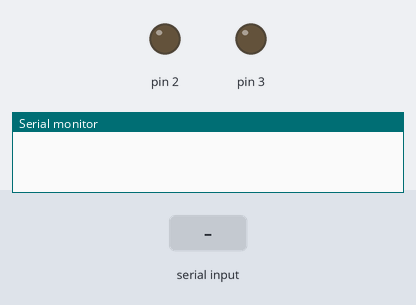
The sketch below on a simulated Arduino Uno, built with avr-gcc and run on an emulated ATmega328P. Shown: output pins drawn as LEDs (lit = HIGH), the last lines printed to the serial monitor. The inputs (shaded band) are chosen by the test bench.

Above: at 1.2 s.
1.3 s: "R" received over Serial
At 2.5 s:
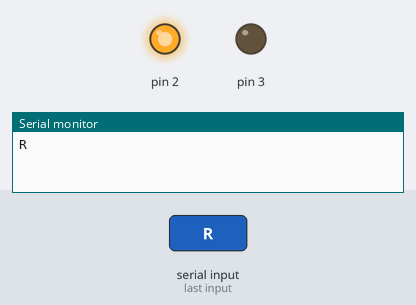
2.8 s: "G" received over Serial
At 3.9 s:
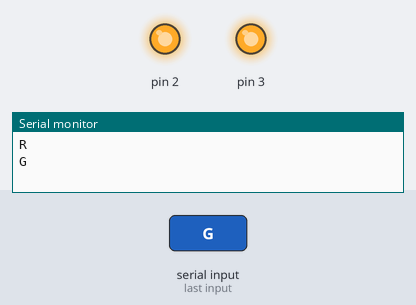
4.3 s: "r" received over Serial
At 5.0 s:
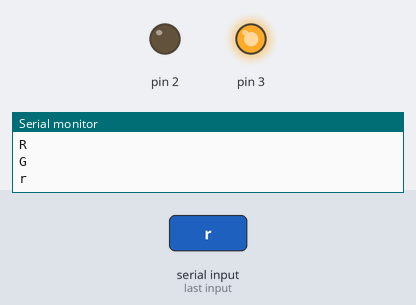
Timing chart, 0 to 7.3 s (numbered marks = the images above; inputs shaded):
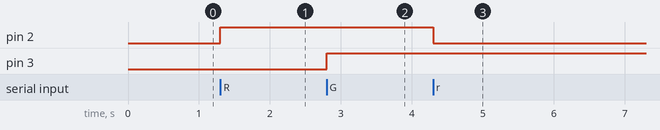

The sketch:

pro1.ino
```cpp
void setup() {
  // put your setup code here, to run once:
pinMode(2,OUTPUT);
pinMode(3,OUTPUT);
Serial.begin(9600);
}

void loop() {
  // put your main code here, to run repeatedly:
char text;
int state;


state= Serial.available();
if(state>0){

  text=Serial.read();
  Serial.println(text);
  if(text=='R'){

    digitalWrite(2,HIGH);

  }else if(text=='r'){

  digitalWrite(2,LOW);

    }else if(text=='G'){

      digitalWrite(3,HIGH);

    }else if(text=='g'){

      digitalWrite(3,LOW);

}


}

}
```

Measured:
- after the input at 1.3 s, pin 2: LOW → HIGH at once
- after the input at 2.8 s, pin 3: LOW → HIGH at once
- after the input at 4.3 s, pin 2: HIGH → LOW at once
